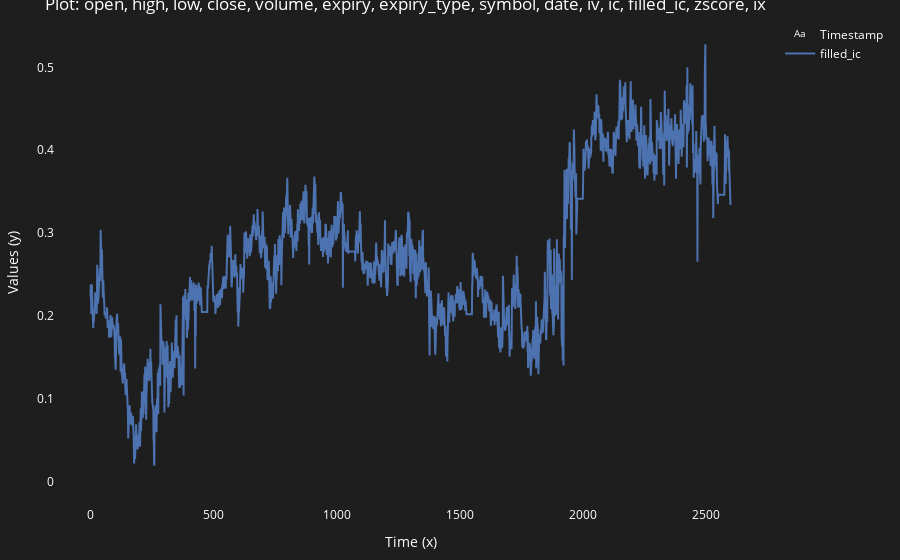

The code cell stored with this chart in its notebook:
### Code cell
# fig_ic = Plot.plot_df(index.df_futures, 'filled_ic')
# fig_ic.show()
# Plot.save_plot(fig_ic, f'PLOT_ic_for_{strategy_desc}.html')

### Figure 1 — Plotly figure (JSON) as saved in the notebook; plotly's stock layout.template omitted (floating-point values rounded to 4 significant figures; data arrays with more than 128 entries replaced by an {"elided": "..."} marker saying what was removed)
{"data": [{"hoverinfo": "text", "hovertext": {"elided": "2600 str values"}, "line": {"color": "#4C72B0"}, "mode": "text", "name": "Timestamp", "type": "scatter", "x": {"elided": "2600 int values"}, "y": {"elided": "2600 int values"}}, {"hoverinfo": "text", "hovertext": {"elided": "2600 str values"}, "line": {"color": "#4C72B0"}, "mode": "lines", "name": "filled_ic", "type": "scatter", "x": {"elided": "2600 int values"}, "y": {"elided": "2600 float values"}}], "layout": {"font": {"color": "white"}, "hovermode": "x unified", "margin": {"b": 20, "l": 20, "r": 20, "t": 20}, "paper_bgcolor": "rgba(30, 30, 30, 1)", "plot_bgcolor": "rgba(30, 30, 30, 1)", "title": {"text": "Plot: open, high, low, close, volume, expiry, expiry_type, symbol, date, iv, ic, filled_ic, zscore, ix"}, "xaxis": {"color": "white", "showgrid": false, "title": {"text": "Time (x)"}, "zeroline": false}, "yaxis": {"color": "white", "showgrid": false, "title": {"text": "Values (y)"}, "zeroline": false}}}
